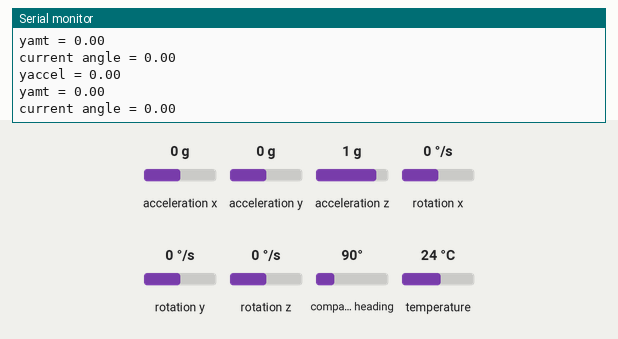
This sketch was run on a simulated Arduino Leonardo, built with avr-gcc and run on an emulated ATmega32U4. Parts: the last lines printed to the serial monitor. The inputs (shaded band) are chosen by the test bench; at power-on: acceleration y 0 g, acceleration x 0 g, acceleration z 1 g, rotation x 0 °/s, rotation y 0 °/s, rotation z 0 °/s, compass heading 90°, temperature 24 °C.

Above: at 1.3 s.
1.4 s: acceleration y set to -1.4 g
At 1.9 s:
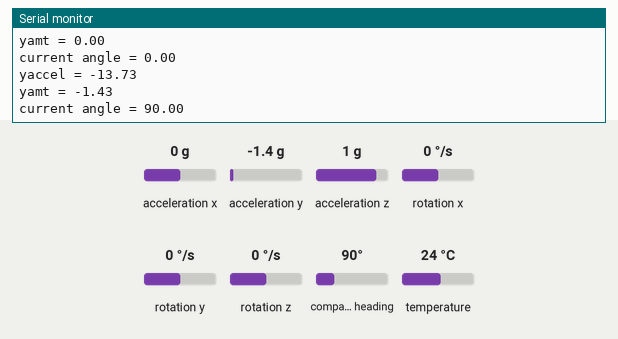
2.9 s: acceleration y set to -0.8 g
At 3.5 s:
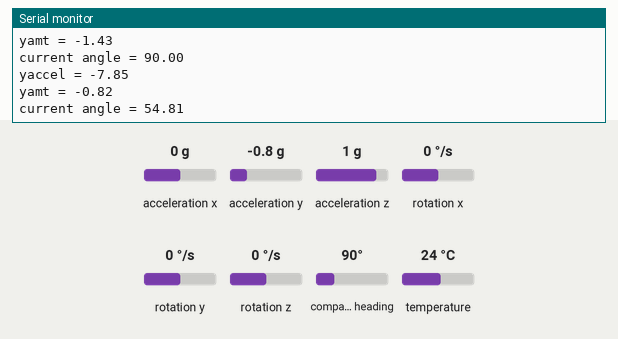
Timing chart, 0 to 5.9 s (numbered marks = the images above; inputs shaded):
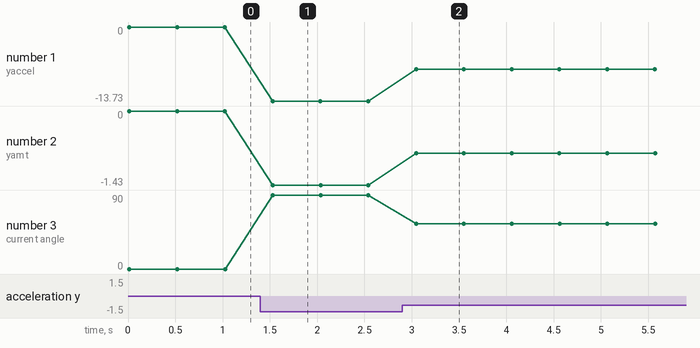

Measured:
- after the input at 1.4 s, the serial monitor: prints a new line after 0.13 s (image 1)
- after the input at 2.9 s, the serial monitor: prints a new line after 0.15 s (image 2)
- plotted number 1: 0 → -13.73 after the input at 1.4 s, -13.73 → -7.85 after the input at 2.9 s
- plotted number 2: 0 → -1.43 after the input at 1.4 s, -1.43 → -0.82 after the input at 2.9 s
- plotted number 3: 0 → 90 after the input at 1.4 s, 90 → 54.81 after the input at 2.9 s

The sketch:

sensor_calibration_v4.ino
```cpp
#include <Wire.h>
#include <SPI.h>
#include <Adafruit_LSM9DS1.h>
#include <Adafruit_Sensor.h>  // not used in this demo but required!

// i2c
Adafruit_LSM9DS1 lsm = Adafruit_LSM9DS1();

#define LSM9DS1_SCK A5
#define LSM9DS1_MISO 12
#define LSM9DS1_MOSI A4
#define LSM9DS1_XGCS 6
#define LSM9DS1_MCS 5
// You can also use software SPI
//Adafruit_LSM9DS1 lsm = Adafruit_LSM9DS1(LSM9DS1_SCK, LSM9DS1_MISO, LSM9DS1_MOSI, LSM9DS1_XGCS, LSM9DS1_MCS);
// Or hardware SPI! In this case, only CS pins are passed in
//Adafruit_LSM9DS1 lsm = Adafruit_LSM9DS1(LSM9DS1_XGCS, LSM9DS1_MCS);


void setupSensor()
{
  // 1.) Set the accelerometer range
  lsm.setupAccel(lsm.LSM9DS1_ACCELRANGE_2G);
  //lsm.setupAccel(lsm.LSM9DS1_ACCELRANGE_4G);
  //lsm.setupAccel(lsm.LSM9DS1_ACCELRANGE_8G);
  //lsm.setupAccel(lsm.LSM9DS1_ACCELRANGE_16G);

  // 2.) Set the magnetometer sensitivity
  lsm.setupMag(lsm.LSM9DS1_MAGGAIN_4GAUSS);
  //lsm.setupMag(lsm.LSM9DS1_MAGGAIN_8GAUSS);
  //lsm.setupMag(lsm.LSM9DS1_MAGGAIN_12GAUSS);
  //lsm.setupMag(lsm.LSM9DS1_MAGGAIN_16GAUSS);

  // 3.) Setup the gyroscope
  lsm.setupGyro(lsm.LSM9DS1_GYROSCALE_245DPS);
  //lsm.setupGyro(lsm.LSM9DS1_GYROSCALE_500DPS);
  //lsm.setupGyro(lsm.LSM9DS1_GYROSCALE_2000DPS);
}


void setup()
{
  Serial.begin(9600);

  while (!Serial) {
    delay(1); // will pause Zero, Leonardo, etc until serial console opens
  }

  Serial.println("Accelerometer test");

  // Try to initialise and warn if we couldn't detect the chip
  if (!lsm.begin())
  {
    Serial.println("Oops ... unable to initialize the LSM9DS1. Check your wiring!");
    while (1);
  }
  Serial.println("Found LSM9DS1 9DOF");

  // helper to just set the default scaling we want, see above!
  setupSensor();
}

void loop()
{
  lsm.read();  /* ask it to read in the data */

  /* Get a new sensor event */
  sensors_event_t a, m, g, temp;

  lsm.getEvent(&a, &m, &g, &temp);

  float xaccel = a.acceleration.x;
  float yaccel = a.acceleration.y;
  float zaccel = a.acceleration.z;

//  Serial.print("xaccel = "); Serial.println(xaccel);
  Serial.print("yaccel = "); Serial.println(yaccel);
//  Serial.print("zaccel = "); Serial.println(zaccel);

  float yamt = yaccel/(9.6);
  Serial.print("yamt = "); Serial.println(yamt);
  if (yamt < -1) {
    yamt = -1;
  }
  if (yamt > 1) {
    yamt = 1;
}
  float current_angle = asin(yamt)*-180/M_PI;

  Serial.print("current angle = "); Serial.println(current_angle);
  Serial.println("");

  delay(500);
}
```
